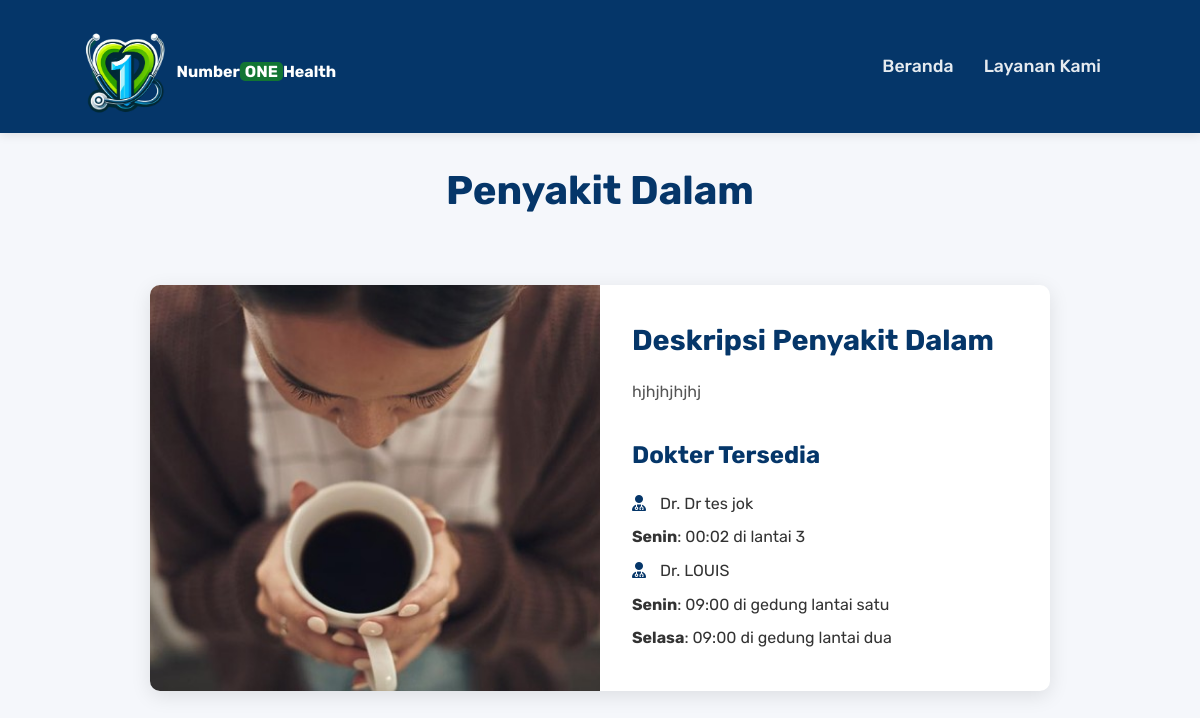
Screenshot of /poli_detail.php?id=2 with the database file from the repository.
### tables this page shows
CREATE TABLE `poli` (
  `id` int(11) NOT NULL,
  `nama_poli` varchar(255) NOT NULL,
  `description` text DEFAULT NULL,
  `icon` varchar(255) DEFAULT NULL,
  `gambar` varchar(255) DEFAULT NULL,
  `dokter_id` int(11) DEFAULT NULL,
  `spesialis` varchar(255) DEFAULT NULL
);

CREATE TABLE `dokterinfo` (
  `id` int(11) NOT NULL,
  `nama` varchar(255) NOT NULL,
  `spesialis` varchar(255) NOT NULL,
  `gambar` varchar(255) NOT NULL,
  `profil` text NOT NULL,
  `jadwal` text NOT NULL,
  `kontak_email` varchar(255) NOT NULL,
  `kontak_telepon` varchar(15) NOT NULL
);

### poli_detail.php (the view, shortened to what this page needs)
<?php
include('dbconn.php');
$id = $_GET['id'];
$query = "SELECT * FROM poli WHERE id = '$id'";
$result = mysqli_query($conn, $query);
if (mysqli_num_rows($result) > 0) {
    $row = mysqli_fetch_assoc($result);
} else {
    echo "Poli tidak ditemukan.";
    exit;
}
$query_dokter = "SELECT id, nama, spesialis, gambar, jadwal FROM dokterinfo WHERE spesialis = '{$row['nama_poli']}'";
$result_dokter = mysqli_query($conn, $query_dokter);
?>
<!DOCTYPE html>
<html lang="en">
<head>
    <link rel="stylesheet" href="poli.css" />
    <link
      rel="stylesheet"
      href="https://cdnjs.cloudflare.com/ajax/libs/font-awesome/6.7.1/css/all.min.css"
    />
</head>
<body>
    <header>
        <div class="logo">
            <img src="Images/LogoNumberOneHealth.png" alt="Logo Number One Health" />
            <a href="#">Number<span>ONE</span>Health</a>
        </div>
        <nav class="navbar">
            <a href="index.php">Beranda</a>
            <div class="dropdown">
                <a href="#">Layanan Kami</a>
                    <?php
                    $query_poli = "SELECT * FROM poli";
                    $result_poli = mysqli_query($conn, $query_poli);
                    ?>
            </div>
        </nav>
    </header>
    <section class="hero">
        <div class="hero-content">
            <h1><?php echo $row['nama_poli']; ?></h1>
        </div>
    </section>
    <section id="poli-info" class="poli-container">
        <div class="poli-box">
            <img src="images/<?php echo $row['gambar']; ?>" alt="<?php echo $row['nama_poli']; ?>" />
            <div class="poli-content">
                <h2>Deskripsi <?php echo $row['nama_poli']; ?></h2>
                <p>
                    <?php echo $row['description']; ?>
                </p>
                <h3>Dokter Tersedia</h3>
                <ul>
                    <?php
                    if (mysqli_num_rows($result_dokter) > 0) {
                        while ($dokter = mysqli_fetch_assoc($result_dokter)) {
                            echo "<li><i class='fa-solid fa-user-doctor'></i> Dr. {$dokter['nama']}</li>";
                            $jadwal = explode("\n", $dokter['jadwal']);
                            echo "<ul>";
                            foreach ($jadwal as $row) {
                                $detail = explode("|", $row);
                                if (count($detail) == 3) {
                                    echo "<li><strong>{$detail[0]}</strong>: {$detail[1]} di {$detail[2]}</li>";
                                }
                            }
                            echo "</ul>";
                        }
                    } else {
                        echo "<li>Tidak ada dokter untuk poli ini.</li>";
                    }
                    ?>
                </ul>
            </div>
        </div>
    </section>
</body>
</html>

### poli.css (style rules this page uses)
* { margin: 0; padding: 0; box-sizing: border-box; outline: none; text-decoration: none; font-family: "Rubik", sans-serif; }
body { background-color: #f5f7fb; color: #333; line-height: 1.6; }
header { display: flex; justify-content: space-between; align-items: center; padding: 1.2rem 7%; background-color: #053669; color: white; box-shadow: 0 2px 10px rgba(0, 0, 0, 0.1); position: sticky; top: 0; z-index: 1000; }
.logo { width: 150px; display: flex; align-items: center; }
.logo img { width: 55%; }
.logo a { font-weight: 700; font-size: 1rem; margin-top: 10px; margin-left: 10px; color: white; }
.logo span { background-color: rgb(18, 117, 51); padding: 0px 5px; color: white; border-radius: 5px; font-weight: bold; }
header .navbar { display: flex; align-items: center; }
header .navbar a { margin: 0 15px; color: rgba(255, 255, 255, 0.9); font-weight: 500; font-size: 1.1rem; position: relative; transition: color 0.3s ease; }
header .navbar .dropdown { position: relative; }
.hero { display: flex; justify-content: center; align-items: center; height: 15vh; color: #053669; text-align: center; padding: 2rem; }
.hero-content h1 { font-size: 2.5rem; margin-bottom: 0.2rem; }
#poli-info { padding: 2rem 7%; display: flex; justify-content: center; align-items: center; }
.poli-box { display: flex; flex-wrap: wrap; background-color: white; border-radius: 10px; box-shadow: 0 5px 20px rgba(0, 0, 0, 0.1); overflow: hidden; max-width: 900px; transition: transform 0.3s ease, box-shadow 0.3s ease; }
.poli-box img { flex: 1; width: 100%; height: auto; object-fit: cover; }
.poli-content { flex: 1; padding: 2rem; display: flex; flex-direction: column; justify-content: center; }
.poli-content h2 { font-size: 1.8rem; color: #053669; margin-bottom: 1rem; }
.poli-content h3 { font-size: 1.5rem; color: #053669; margin: 1rem 0; }
.poli-content p { font-size: 1rem; color: #555; margin-bottom: 1rem; }
.poli-content ul { list-style: none; padding-left: 0; }
.poli-content ul li { font-size: 1rem; color: #333; margin-bottom: 0.5rem; }
.poli-box { display: flex; flex-wrap: nowrap; background-color: white; border-radius: 10px; box-shadow: 0 5px 20px rgba(0, 0, 0, 0.1); overflow: hidden; max-width: 900px; width: 100%; transition: transform 0.3s ease, box-shadow 0.3s ease; }
.poli-box img { flex: 1; width: 50%; height: auto; object-fit: cover; }
.poli-content ul li i { margin-right: 10px; color: #053669; }

### rows the page displays
poli: nama_poli "Penyakit Dalam", gambar (picture), description "hjhjhjhjhj"
dokterinfo: nama "Dr tes jok", jadwal "Senin", jadwal "00:02", jadwal "lantai 3"
dokterinfo: nama "LOUIS", jadwal "Senin", jadwal "09:00", jadwal "gedung lantai satu", jadwal "Selasa", jadwal "gedung lantai dua"
